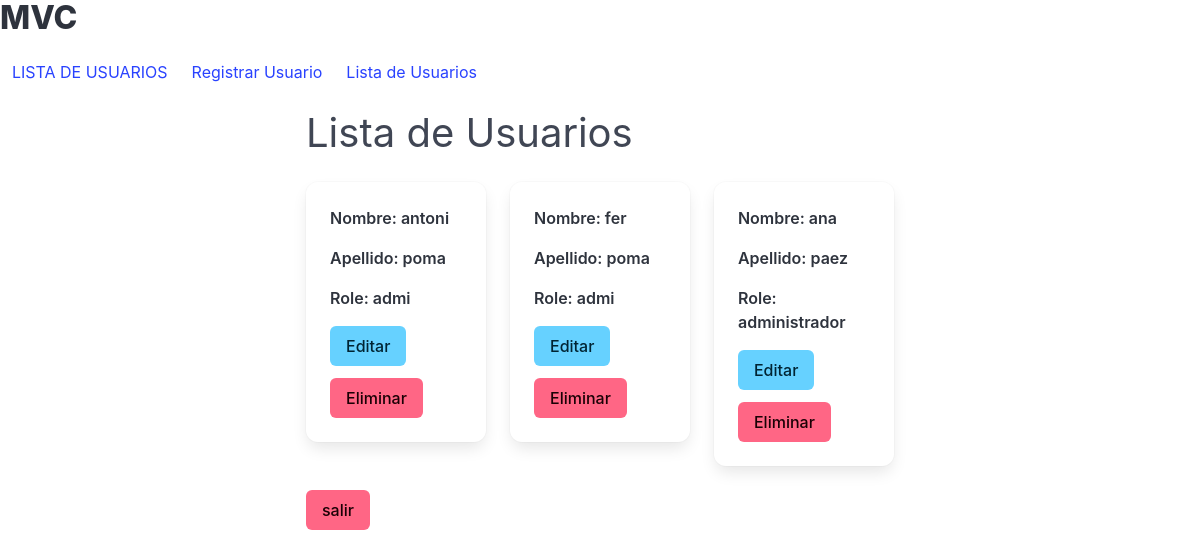
The app's page /users (signed in) with its own data.
### app/models/user_model.py (models this page shows, shortened)
class User(UserMixin, db.Model): #con herencia de UserMixin, db.Model
    __tablename__ = "users"
    id = db.Column(db.Integer, primary_key=True)
    first_name = db.Column(db.String(50), nullable=False)
    last_name = db.Column(db.String(50), nullable=False)
    username = db.Column(db.String(100), unique=True, nullable=False)
    role = db.Column(db.String(100), nullable=False)
    password_hash = db.Column(db.String(128), nullable=False)
    @staticmethod
    def get_all():
        return User.query.all()

### app/controllers/user_controller.py (the view)
@user_bp.route("/users")
@login_required
def list_users():
    users = User.get_all()
    return user_view.usuarios(users)

### app/run.py (called while the page is built)
@login_manager.user_loader
def load_user(user_id):
    return User.query.get(int(user_id))

### app/views/user_view.py (called while the page is built)
def usuarios(users):
    return render_template("usuarios.html", users=users, title="Lista de usuarios")

### app/templates/usuarios.html
{% extends 'base.html' %}
{% block content %}
<h2 class="subtitle is-2">Lista de Usuarios</h2>
    <div class="columns is-multiline">
        {% for user in users %}
            <div class="column is-one-third">
                <div class="card">
                    <div class="card-content">
                        <div class="content">
                            <p><strong>Nombre: {{ user.first_name }} </strong></p>
                            <p><strong>Apellido: {{ user.last_name }}</strong></p>
                            <p><strong>Role: {{ user.role }}</strong></p>
                            <div class="buttons">
                                <a href="{{ url_for('user.update_user', id=user.id) }}"
                                class="button is-info">Editar</a>
                                <a href="{{ url_for('user.delete_user', id=user.id) }}"
                                class="button is-danger">Eliminar</a>
                            </div>
                        </div>
                    </div>
                </div>
            </div>
        {% endfor %}
    </div>
    <div class="container">
        <a href="/logout"
        class="button is-danger">salir</a>
    </div>
{% endblock %}

### records on screen
User: first_name "antoni", last_name "poma", role "admi"
User: first_name "fer", last_name "poma", role "admi"
User: first_name "ana", last_name "paez", role "administrador"

### other values on screen
{{ title.upper() }} "LISTA DE USUARIOS"
